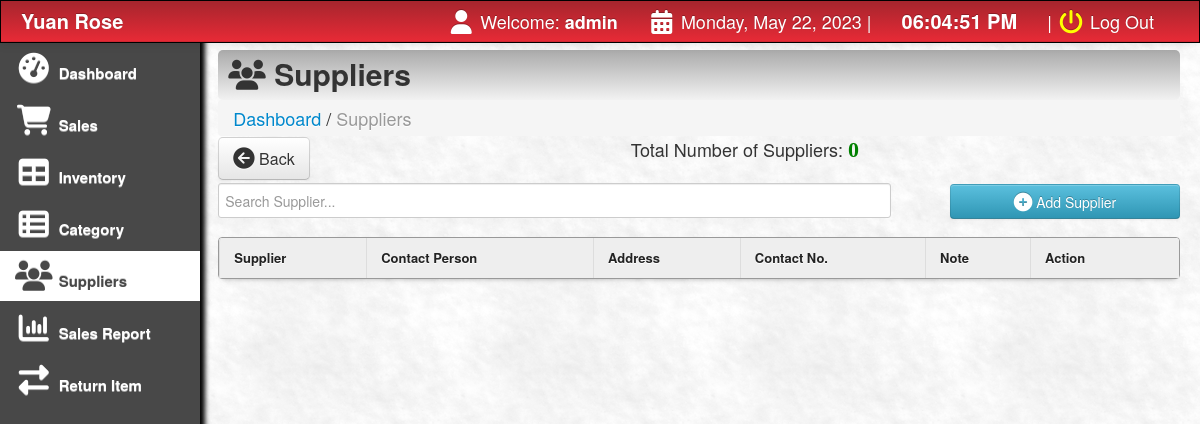
Before: /main/supplier.php (signed in) with the older database file.
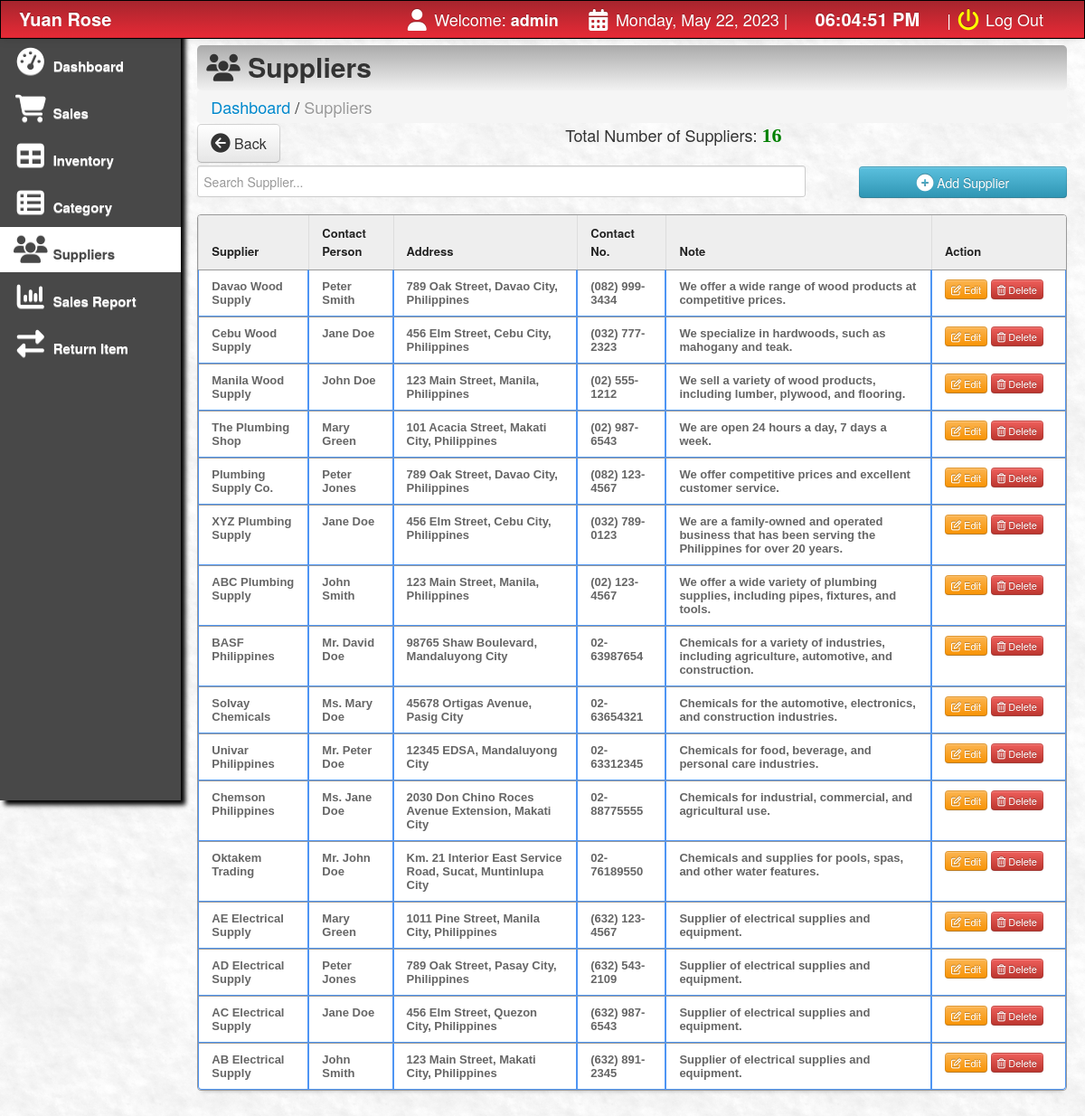
After: the same page with the newer database file.
### tables this page shows
CREATE TABLE `supliers` (
  `suplier_id` int(11) NOT NULL,
  `suplier_name` varchar(100) NOT NULL,
  `suplier_address` varchar(100) NOT NULL,
  `suplier_contact` varchar(100) NOT NULL,
  `contact_person` varchar(100) NOT NULL,
  `note` varchar(500) NOT NULL
);

### main/supplier.php (the view, shortened to what this page needs)
<html>
<head>
	<link href="css/bootstrap.css" rel="stylesheet">
	<link rel="stylesheet" type="text/css" href="css/DT_bootstrap.css">
	<link rel="stylesheet" href="css/font-awesome.min.css">
	<link href="css/bootstrap-responsive.css" rel="stylesheet">
	<link href="../style.css" media="screen" rel="stylesheet" type="text/css" />
	<link href="src/facebox.css" media="screen" rel="stylesheet" type="text/css" />
</head>
<?php
function createRandomPassword()
{
	$chars = "003232303232023232023456789";
	$i = 0;
	$pass = '';
	while ($i <= 7) {
		$num = rand() % 33;
		$tmp = substr($chars, $num, 1);
		$pass = $pass . $tmp;
		$i++;
	}
	return $pass;
}
$finalcode = 'RS-' . createRandomPassword();
?>
<body>
	<?php include('navfixed.php'); ?>
	<div class="container-fluid">
		<div class="row-fluid">
			<div class="span2">
				<div class="well sidebar-nav">
					<ul class="nav nav-list">
						<li><a href="index.php"><i class="icon-dashboard icon-2x"></i> Dashboard </a></li>
						<li><a href="sales.php?id=cash&invoice=<?php echo $finalcode ?>"><i class="icon-shopping-cart icon-2x"></i> Sales</a> </li>
						<li><a href="products.php"><i class="icon-table icon-2x"></i> Inventory</a>
						</li>
						<li><a href="category.php"><i class="icon-th-list icon-2x"></i> Category</a> </li>
						<li class="active"><a href="supplier.php"><i class="icon-group icon-2x"></i> Suppliers</a> </li>
						<li><a href="salesreport.php?d1=0&d2=0"><i class="icon-bar-chart icon-2x"></i> Sales Report</a> </li>
						<li><a href="sales_inventory.php"><i class="icon-exchange icon-2x"></i> Return Item </a> </li>
						<br><br><br><br><br><br>
					</ul>
				</div>
			</div>
			<div class="span10">
				<div class="contentheader">
					<i class="icon-group"></i> Suppliers
				</div>
				<ul class="breadcrumb">
					<li><a href="index.php">Dashboard</a></li> /
					<li class="active">Suppliers</li>
				</ul>
				<div style="margin-top: -19px; margin-bottom: 21px;">
					<a href="index.php"><button class="btn btn-default btn-large" style="float: left;"><i class="icon icon-circle-arrow-left icon-large"></i> Back</button></a>
					<?php
					include('../connect.php');
					$result = $db->prepare("SELECT * FROM supliers ORDER BY suplier_id DESC");
					$result->execute();
					$rowcount = $result->rowcount();
					?>
					<div style="text-align:center;">
						Total Number of Suppliers: <font color="green" style="font:bold 22px 'Aleo';"><?php echo $rowcount; ?></font>
					</div>
				</div>
				<input type="text" name="filter" style="height:35px; margin-top: -1px;" value="" id="filter" placeholder="Search Supplier..." autocomplete="off" />
				<a rel="facebox" href="addsupplier.php"><Button type="submit" class="btn btn-info" style="float:right; width:230px; height:35px;" /><i class="icon-plus-sign icon-large"></i> Add Supplier</button></a><br><br>
				<table class="table table-bordered" id="resultTable" data-responsive="table" style="text-align: left;">
					<thead>
						<tr>
							<th> Supplier </th>
							<th> Contact Person </th>
							<th> Address </th>
							<th> Contact No.</th>
							<th> Note</th>
							<th width="120"> Action </th>
						</tr>
					</thead>
					<tbody>
						<?php
						include('../connect.php');
						$result = $db->prepare("SELECT * FROM supliers ORDER BY suplier_id DESC");
						$result->execute();
						for ($i = 0; $row = $result->fetch(); $i++) {
						?>
							<tr class="record">
								<td><?php echo $row['suplier_name']; ?></td>
								<td><?php echo $row['contact_person']; ?></td>
								<td><?php echo $row['suplier_address']; ?></td>
								<td><?php echo $row['suplier_contact']; ?></td>
								<td><?php echo $row['note']; ?></td>
								<td><a rel="facebox" href="editsupplier.php?id=<?php echo $row['suplier_id']; ?>"><button class="btn btn-warning btn-mini"><i class="icon-edit"></i> Edit </button></a>
									<a href="#" id="<?php echo $row['suplier_id']; ?>" class="delbutton" title="Click To Delete"><button class="btn btn-danger btn-mini"><i class="icon-trash"></i> Delete</button></a>
								</td>
							</tr>
						<?php
						}
						?>
					</tbody>
				</table>
			</div>
		</div>
	</div>
</body>
<?php include('footer.php'); ?>
</html>

Changed rows visible on the page:
added supliers: suplier_name "Davao Wood Supply", contact_person "Peter Smith", suplier_address "789 Oak Street, Davao City, Philippines", suplier_contact "(082) 999-3434", note "We offer a wide range of wood products at competitive prices."
added supliers: suplier_name "Cebu Wood Supply", contact_person "Jane Doe", suplier_address "456 Elm Street, Cebu City, Philippines", suplier_contact "(032) 777-2323", note "We specialize in hardwoods, such as mahogany and teak."
added supliers: suplier_name "Manila Wood Supply", contact_person "John Doe", suplier_address "123 Main Street, Manila, Philippines", suplier_contact "(02) 555-1212", note "We sell a variety of wood products, including lumber, plywood, and flooring."
added supliers: suplier_name "The Plumbing Shop", contact_person "Mary Green", suplier_address "101 Acacia Street, Makati City, Philippines", suplier_contact "(02) 987-6543", note "We are open 24 hours a day, 7 days a week."
added supliers: suplier_name "Plumbing Supply Co.", contact_person "Peter Jones", suplier_address "789 Oak Street, Davao City, Philippines", suplier_contact "(082) 123-4567", note "We offer competitive prices and excellent customer service."
added supliers: suplier_name "XYZ Plumbing Supply", contact_person "Jane Doe", suplier_address "456 Elm Street, Cebu City, Philippines", suplier_contact "(032) 789-0123", note "We are a family-owned and operated business that has been serving the Philippines for over 20 years."
added supliers: suplier_name "ABC Plumbing Supply", contact_person "John Smith", suplier_address "123 Main Street, Manila, Philippines", suplier_contact "(02) 123-4567", note "We offer a wide variety of plumbing supplies, including pipes, fixtures, and tools."
added supliers: suplier_name "BASF Philippines", contact_person "Mr. David Doe", suplier_address "98765 Shaw Boulevard, Mandaluyong City", suplier_contact "02-63987654", note "Chemicals for a variety of industries, including agriculture, automotive, and construction."
added supliers: suplier_name "Solvay Chemicals", contact_person "Ms. Mary Doe", suplier_address "45678 Ortigas Avenue, Pasig City", suplier_contact "02-63654321", note "Chemicals for the automotive, electronics, and construction industries."
added supliers: suplier_name "Univar Philippines", contact_person "Mr. Peter Doe", suplier_address "12345 EDSA, Mandaluyong City", suplier_contact "02-63312345", note "Chemicals for food, beverage, and personal care industries."
added supliers: suplier_name "Chemson Philippines", contact_person "Ms. Jane Doe", suplier_address "2030 Don Chino Roces Avenue Extension, Makati City", suplier_contact "02-88775555", note "Chemicals for industrial, commercial, and agricultural use."
added supliers: suplier_name "Oktakem Trading", contact_person "Mr. John Doe", suplier_address "Km. 21 Interior East Service Road, Sucat, Muntinlupa City", suplier_contact "02-76189550", note "Chemicals and supplies for pools, spas, and other water features."
added supliers: suplier_name "AE Electrical Supply", contact_person "Mary Green", suplier_address "1011 Pine Street, Manila City, Philippines", suplier_contact "(632) 123-4567", note "Supplier of electrical supplies and equipment."
added supliers: suplier_name "AD Electrical Supply", contact_person "Peter Jones", suplier_address "789 Oak Street, Pasay City, Philippines", suplier_contact "(632) 543-2109", note "Supplier of electrical supplies and equipment."
added supliers: suplier_name "AC Electrical Supply", contact_person "Jane Doe", suplier_address "456 Elm Street, Quezon City, Philippines", suplier_contact "(632) 987-6543", note "Supplier of electrical supplies and equipment."
added supliers: suplier_name "AB Electrical Supply", contact_person "John Smith", suplier_address "123 Main Street, Makati City, Philippines", suplier_contact "(632) 891-2345", note "Supplier of electrical supplies and equipment."
Other visible differences:
$rowcount: "0" → "16"
